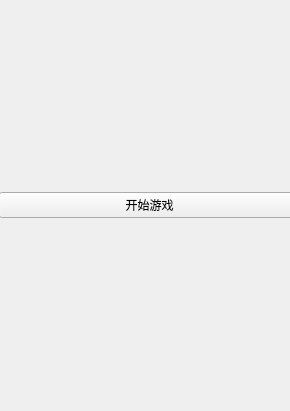
<?xml version="1.0" encoding="UTF-8"?>
<ui version="4.0">
 <class>GameChoose</class>
 <widget class="QWidget" name="GameChoose">
  <property name="geometry">
   <rect>
    <x>0</x>
    <y>0</y>
    <width>290</width>
    <height>411</height>
   </rect>
  </property>
  <property name="windowTitle">
   <string>选择窗口</string>
  </property>
  <widget class="QWidget" name="verticalLayoutWidget">
   <property name="geometry">
    <rect>
     <x>-1</x>
     <y>0</y>
     <width>301</width>
     <height>411</height>
    </rect>
   </property>
   <layout class="QVBoxLayout" name="verticalLayout">
    <item>
     <widget class="QPushButton" name="pushButton">
      <property name="text">
       <string>开始游戏</string>
      </property>
     </widget>
    </item>
   </layout>
  </widget>
 </widget>
 <resources/>
 <connections/>
</ui>
